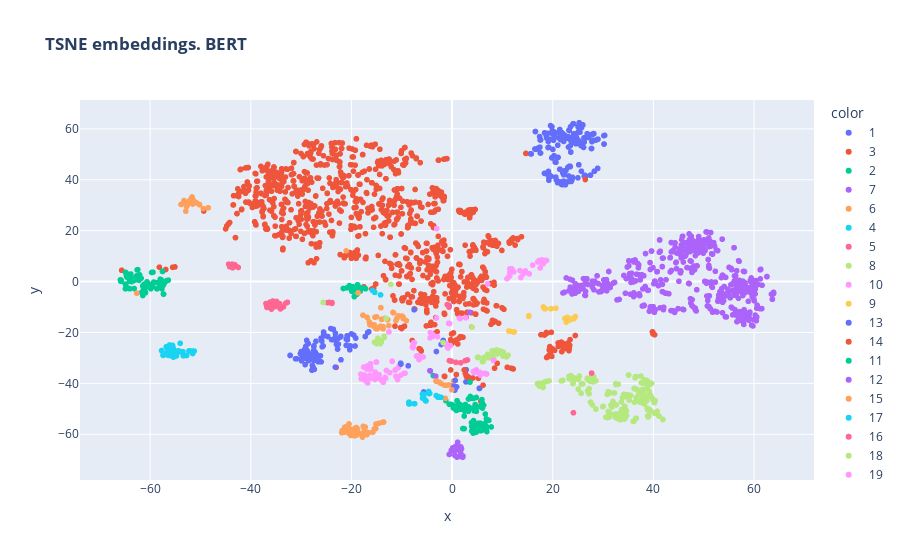

The notebook cell saved with this chart:
### Code cell
fig = px.scatter(x=embeddings_bert_2d[:, 0], y=embeddings_bert_2d[:, 1], color=sections,
                 title='<b>TSNE embeddings. BERT</b>', hover_name=okved_data['name_okved'])

fig
